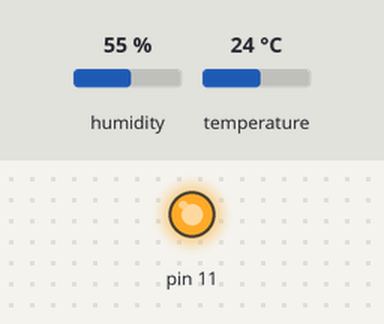
Bench run of a program on a simulated Raspberry Pi (header pin numbers). Parts: output pins drawn as LEDs (lit = HIGH). The test bench sets the inputs (shaded band); at power-on: humidity 55 %, temperature 24 °C. The clock reads 2024-03-15 10:24:30 at power-on unless the program sets it; pins used as bus, display or sensor lines are not drawn; what the program prints to the terminal is not drawn.

Above: at 1.2 s.
1.3 s: humidity set to 22 %
2.8 s: temperature set to 12 °C
4.3 s: humidity set to 40 %
Timing chart, 0 to 7.3 s (numbered marks = the images above; inputs shaded):
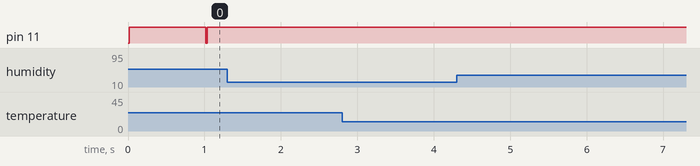

Measured:
- after the input at 1.3 s, every drawn part: stays the same
- after the input at 2.8 s, every drawn part: stays the same
- after the input at 4.3 s, every drawn part: stays the same

The program:

Freenove_DHT.py
```python
#############################################################################
# Filename    : Freenove_DHT.py
# Description :	DHT Temperature & Humidity Sensor library for Raspberry
# Author      : freenove
# modification: 2016/07/11
########################################################################
import RPi.GPIO as GPIO
import time

class DHT(object):
	DHTLIB_OK = 0
	DHTLIB_ERROR_CHECKSUM = -1
	DHTLIB_ERROR_TIMEOUT = -2
	DHTLIB_INVALID_VALUE = -999

	DHTLIB_DHT11_WAKEUP = 0.018		#18ms
	DHTLIB_TIMEOUT = 0.0001			#100us

	humidity = 0
	temperature = 0

	def __init__(self,pin):
		self.pin = pin
		self.bits = [0,0,0,0,0]
		GPIO.setmode(GPIO.BOARD)
	#Read DHT sensor, store the original data in bits[]
	def readSensor(self,pin,wakeupDelay):
		mask = 0x80
		idx = 0
		self.bits = [0,0,0,0,0]
		GPIO.setup(pin,GPIO.OUT)
		GPIO.output(pin,GPIO.LOW)
		time.sleep(wakeupDelay)
		GPIO.output(pin,GPIO.HIGH)
		time.sleep(40*0.000001)
		GPIO.setup(pin,GPIO.IN)

		loopCnt = self.DHTLIB_TIMEOUT
		t = time.time()
		while(GPIO.input(pin) == GPIO.LOW):
			if((time.time() - t) > loopCnt):
				return self.DHTLIB_ERROR_TIMEOUT
		t = time.time()
		while(GPIO.input(pin) == GPIO.HIGH):
			if((time.time() - t) > loopCnt):
				return self.DHTLIB_ERROR_TIMEOUT
		for i in range(0,40,1):
			t = time.time()
			while(GPIO.input(pin) == GPIO.LOW):
				if((time.time() - t) > loopCnt):
					return self.DHTLIB_ERROR_TIMEOUT
			t = time.time()
			while(GPIO.input(pin) == GPIO.HIGH):
				if((time.time() - t) > loopCnt):
					return self.DHTLIB_ERROR_TIMEOUT
			if((time.time() - t) > 0.00005):
				self.bits[idx] |= mask
			#print"t : %f"%(time.time()-t)
			mask >>= 1
			if(mask == 0):
				mask = 0x80
				idx += 1
		GPIO.setup(pin,GPIO.OUT)
		GPIO.output(pin,GPIO.HIGH)
		return self.DHTLIB_OK
	#Read DHT sensor, analyze the data of temperature and humidity
	def readDHT11(self,pin):

		rv = self.readSensor(pin,self.DHTLIB_DHT11_WAKEUP)
		if (rv is not self.DHTLIB_OK):
			self.humidity = self.DHTLIB_INVALID_VALUE
			self.temperature = self.DHTLIB_INVALID_VALUE
			return rv
		self.humidity = self.bits[0]
		self.temperature = self.bits[2]
		sumChk = ((self.bits[0] + self.bits[2]) & 0xff)
		if(self.bits[4] is not sumChk):
			return self.DHTLIB_ERROR_CHECKSUM
		return self.DHTLIB_OK

def loop():
	dht = DHT(11)
	sumCnt = 0
	okCnt = 0
	while(True):
		sumCnt += 1
		chk = dht.readDHT11(11)
		if (chk is 0):
			okCnt += 1
		okRate = 100.0*okCnt/sumCnt;
		print"sumCnt : %d, \t okRate : %.2f%% "%(sumCnt,okRate)
		print"chk : %d, \t Humidity : %.2f, \t Temperature : %.2f "%(chk,dht.humidity,dht.temperature)
		time.sleep(1)

if __name__ == '__main__':
	print 'Program is starting ... '
	try:
		loop()
	except KeyboardInterrupt:
		pass
		exit()
```
